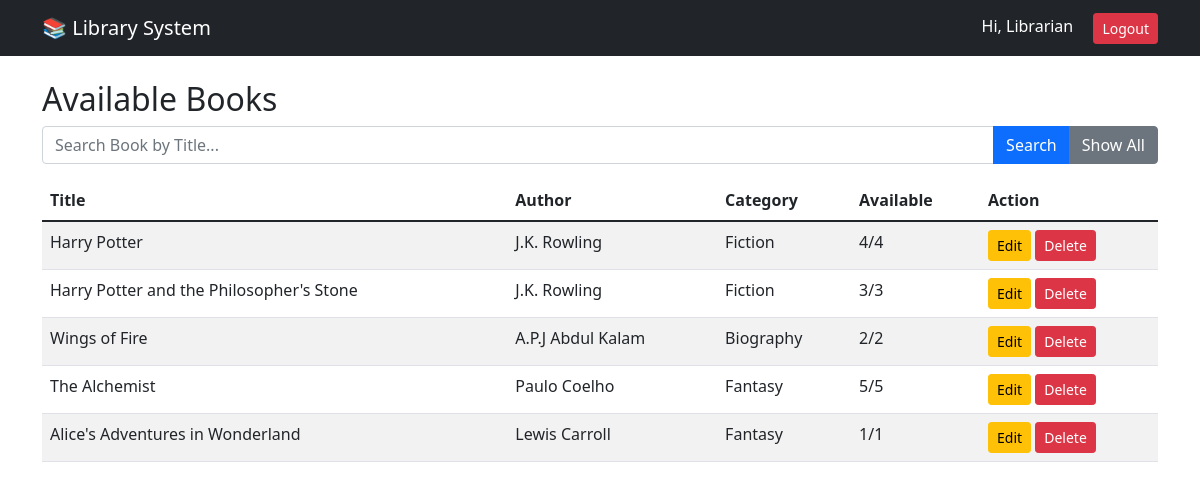
The page /books (signed in) on the database its author committed.
### app.py (models this page shows)
class User(UserMixin, db.Model):
    id = db.Column(db.Integer, primary_key=True)
    name = db.Column(db.String(100), nullable=False)
    email = db.Column(db.String(120), unique=True, nullable=False)
    password = db.Column(db.String(200), nullable=False)
    role = db.Column(db.String(20), default='student')

class Book(db.Model):
    id = db.Column(db.Integer, primary_key=True)
    title = db.Column(db.String(200), nullable=False)
    author = db.Column(db.String(100), nullable=False)
    isbn = db.Column(db.String(20), unique=True)
    category = db.Column(db.String(50))
    total_copies = db.Column(db.Integer, default=1)
    available_copies = db.Column(db.Integer, default=1)

### app.py (the view)
@app.route('/books', methods=['GET', 'POST'])
@login_required
def view_books():
    search = request.args.get('search')  # 👈 ഇത് Add ചെയ്യൂ
    if search:
        books = Book.query.filter(Book.title.contains(search)).all()  # 👈 Search Query
    else:
        books = Book.query.all()
    return render_template('books.html', books=books)

### app.py (called while the page is built)
@login_manager.user_loader
def load_user(user_id):
    return User.query.get(int(user_id))

### templates/books.html
{% extends "base.html" %}
{% block content %}
<h2>Available Books</h2>
<form method="GET" action="/books" class="mb-3">
    <div class="input-group">
        <input type="text" name="search" class="form-control" placeholder="Search Book by Title...">
        <button class="btn btn-primary" type="submit">Search</button>
        <a href="/books" class="btn btn-secondary">Show All</a>
    </div>
</form>
<table class="table table-striped">
    <thead>
        <tr>
            <th>Title</th>
            <th>Author</th>
            <th>Category</th>
            <th>Available</th>
            <th>Action</th>
        </tr>
    </thead>
    <tbody>
        {% for book in books %}
        <tr>
            <td>{{ book.title }}</td>
            <td>{{ book.author }}</td>
            <td>{{ book.category }}</td>
            <td>{{ book.available_copies }}/{{ book.total_copies }}</td>
            <td>
                {% if current_user.role == 'admin' %}
    <a href="{{ url_for('edit_book', book_id=book.id) }}" class="btn btn-sm btn-warning">Edit</a>
    <a href="{{ url_for('delete_book', book_id=book.id) }}" onclick="return confirm('Are you sure you want to delete this book?')" class="btn btn-sm btn-danger">Delete</a>
{% else %}
    {% if book.available_copies > 0 %}
        <a href="/issue_book/{{ book.id }}" class="btn btn-sm btn-primary">Issue</a>
    {% else %}
        <span class="badge bg-danger">Out of Stock</span>
    {% endif %}
{% endif %}
            </td>
        </tr>
        {% else %}
        <tr><td colspan="5">No books added yet!</td></tr>
        {% endfor %}
    </tbody>
</table>
{% endblock %}

### templates/base.html (shortened to what this page needs)
<!DOCTYPE html>
<html>
<head>
    <link href="https://cdn.jsdelivr.net/npm/bootstrap@5.1.3/dist/css/bootstrap.min.css" rel="stylesheet">
</head>
<body>
    <nav class="navbar navbar-dark bg-dark">
        <div class="container">
            <a class="navbar-brand" href="/">📚 Library System</a>
            <div>
                {% if current_user.is_authenticated %}
                    <span class="text-white me-3">Hi, {{ current_user.name }}</span>
                    <a class="btn btn-danger btn-sm" href="/logout">Logout</a>
                {% else %}
                    <a class="btn btn-primary btn-sm" href="/login">Login</a>
                {% endif %}
            </div>
        </div>
    </nav>
    <div class="container mt-4">
        {% block content %}{% endblock %}
    </div>
</body>
</html>

### rows shown on the page
User: name "Librarian"
Book: title "Harry Potter", author "J.K. Rowling", category "Fiction", available_copies "4", total_copies "4"
Book: title "Harry Potter and the Philosopher's Stone", author "J.K. Rowling", category "Fiction", available_copies "3", total_copies "3"
Book: title "Wings of Fire", author "A.P.J Abdul Kalam", category "Biography", available_copies "2", total_copies "2"
Book: title "The Alchemist", author "Paulo Coelho", category "Fantasy", available_copies "5", total_copies "5"
Book: title "Alice's Adventures in Wonderland", author "Lewis Carroll", category "Fantasy", available_copies "1", total_copies "1"
